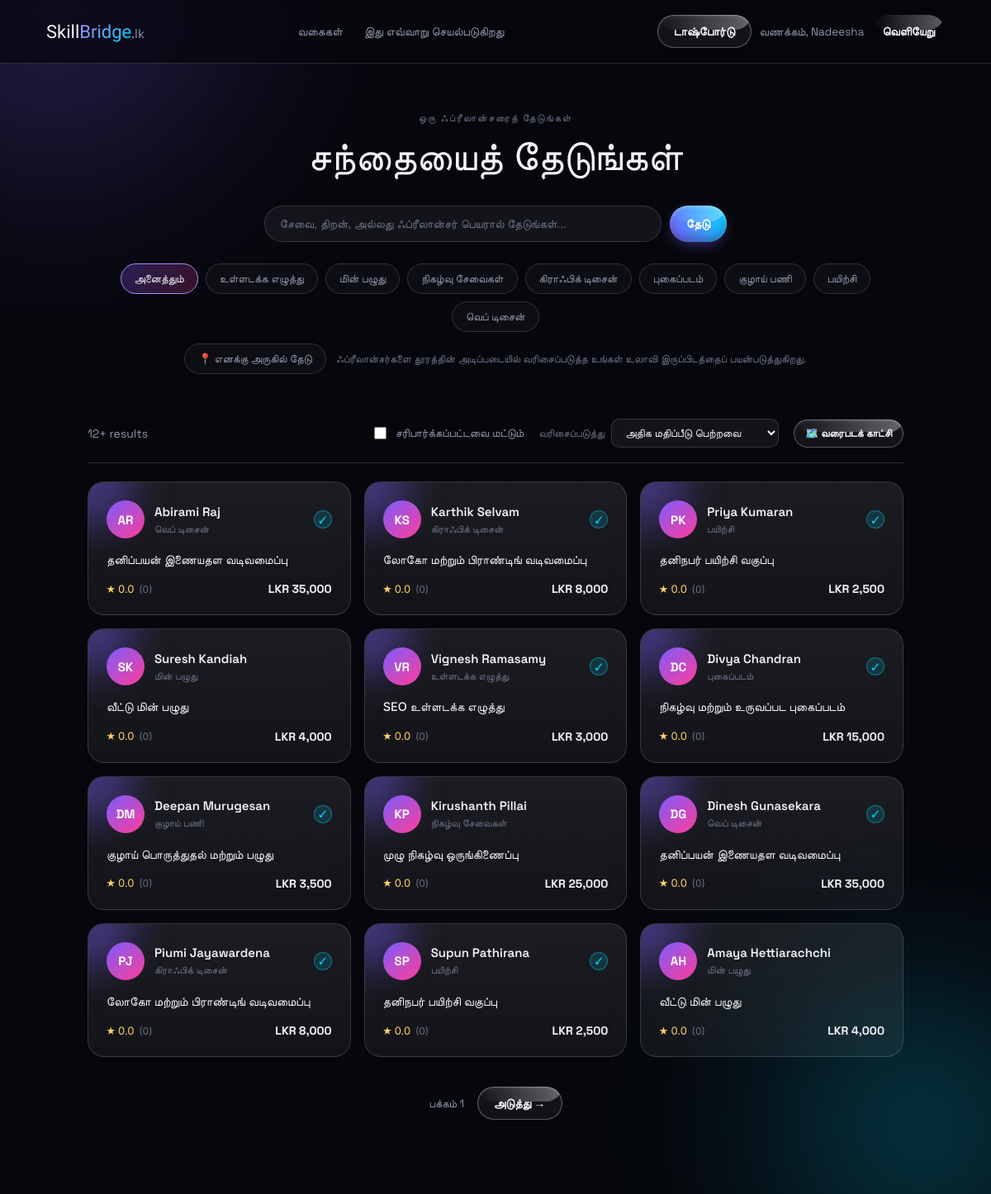
The app's page /tamil/search.php (signed in) with its own data.
### tables this page shows
CREATE TABLE `categories` (
  `category_id` int(10) UNSIGNED NOT NULL,
  `category_key` varchar(60) NOT NULL,
  `category_name` varchar(100) NOT NULL
);

CREATE TABLE `services` (
  `service_id` int(10) UNSIGNED NOT NULL,
  `profile_id` int(10) UNSIGNED NOT NULL,
  `category_id` int(10) UNSIGNED NOT NULL,
  `title` varchar(150) NOT NULL,
  `language` enum('tamil','english','sinhala') NOT NULL DEFAULT 'english',
  `price` decimal(10,2) NOT NULL,
  `description` text DEFAULT NULL,
  `is_active` tinyint(1) NOT NULL DEFAULT 1,
  `created_at` timestamp NOT NULL DEFAULT current_timestamp(),
  `updated_at` timestamp NOT NULL DEFAULT current_timestamp() ON UPDATE current_timestamp()
);

CREATE TABLE `users` (
  `user_id` int(10) UNSIGNED NOT NULL,
  `full_name` varchar(120) NOT NULL,
  `email` varchar(150) NOT NULL,
  `password_hash` varchar(255) NOT NULL,
  `role` enum('freelancer','client','admin') NOT NULL,
  `language_pref` enum('tamil','english','sinhala') NOT NULL DEFAULT 'english',
  `phone` varchar(20) DEFAULT NULL,
  `last_seen` timestamp NULL DEFAULT NULL,
  `photo_path` varchar(255) DEFAULT NULL,
  `is_active` tinyint(1) NOT NULL DEFAULT 1,
  `created_at` timestamp NOT NULL DEFAULT current_timestamp(),
  `updated_at` timestamp NOT NULL DEFAULT current_timestamp() ON UPDATE current_timestamp()
);

### tamil/inc-category-labels.php (called while the page is built)
<?php
$CATEGORY_LABELS = [
  'tutoring'        => 'பயிற்சி',
  'photography'     => 'புகைப்படம்',
  'web_design'      => 'வெப் டிசைன்',
  'electrical'      => 'மின் பழுது',
  'plumbing'        => 'குழாய் பணி',
  'graphic_design'  => 'கிராஃபிக் டிசைன்',
  'writing'         => 'உள்ளடக்க எழுத்து',
  'event_services'  => 'நிகழ்வு சேவைகள்',
];
function category_label($key, $fallback) {
    global $CATEGORY_LABELS;
    return $CATEGORY_LABELS[$key] ?? $fallback;
}

### tamil/search.php (the view, shortened to what this page needs)
<?php
require_once __DIR__ . '/inc-category-labels.php';
require_once __DIR__ . '/session.php';
$dashboardHref = match ($_SESSION['role'] ?? '') {
    'freelancer' => 'dashboard.php',
    'admin'      => 'admin-dashboard.php',
    default      => 'client-dashboard.php',
};
$categoryKey  = trim($_GET['category'] ?? '');
$keyword      = trim($_GET['q'] ?? '');
$verifiedOnly = isset($_GET['verified']);
$originLatRaw = $_GET['lat'] ?? '';
$originLngRaw = $_GET['lng'] ?? '';
$hasOrigin = is_numeric($originLatRaw) && is_numeric($originLngRaw)
    && (float) $originLatRaw >= -90 && (float) $originLatRaw <= 90
    && (float) $originLngRaw >= -180 && (float) $originLngRaw <= 180;
$allowedSorts = ['rating', 'price_low', 'price_high', 'newest'];
$sort = in_array($_GET['sort'] ?? '', $allowedSorts, true)
    ? $_GET['sort']
    : ($hasOrigin ? 'nearby' : 'rating');
$page    = max(1, (int) ($_GET['page'] ?? 1));
$perPage = 12;
$offset  = ($page - 1) * $perPage;
$categories = [];
try {
    $catStmt = $pdo->query('SELECT category_key, category_name FROM categories ORDER BY category_name');
    $categories = $catStmt->fetchAll();
} catch (PDOException $e) {
    error_log('SkillBridge search.php categories error: ' . $e->getMessage());
}
$where  = ['s.is_active = 1', "s.language = 'tamil'"];
$distanceSelect = 'NULL';
$having = '';
$orderBy = match ($sort) {
    'price_low'  => 's.price ASC',
    'price_high' => 's.price DESC',
    'newest'     => 's.created_at DESC',
    'nearby'     => 'ISNULL(distance_km) ASC, distance_km ASC',
    default      => 'avg_rating DESC, review_count DESC',
};
$sql = "
    SELECT
        s.service_id, s.title, s.price, s.description,
        fp.profile_id, fp.verified_badge, fp.bio,
        fp.latitude, fp.longitude,
        u.full_name,
        c.category_name, c.category_key,
        COALESCE(AVG(r.rating), 0)  AS avg_rating,
        COUNT(DISTINCT r.review_id) AS review_count,
        {$distanceSelect} AS distance_km
    FROM services s
    JOIN freelancer_profiles fp ON s.profile_id = fp.profile_id
    JOIN users u               ON fp.user_id = u.user_id
    JOIN categories c          ON s.category_id = c.category_id
    LEFT JOIN bookings b       ON b.service_id = s.service_id
    LEFT JOIN reviews r        ON r.booking_id = b.booking_id
    WHERE " . implode(' AND ', $where) . "
    GROUP BY s.service_id, s.title, s.price, s.description,
             fp.profile_id, fp.verified_badge, fp.bio, fp.latitude, fp.longitude,
             u.full_name, c.category_name, c.category_key
    {$having}
    ORDER BY {$orderBy}
    LIMIT :limit OFFSET :offset
";
$results = [];
$hasNextPage = false;
$dbError = false;
$dbErrorDetail = '';
try {
    $stmt = $pdo->prepare($sql);
    $stmt->bindValue(':limit', $perPage + 1, PDO::PARAM_INT);
    $stmt->bindValue(':offset', $offset, PDO::PARAM_INT);
    $stmt->execute();
    $results = $stmt->fetchAll();
    if (count($results) > $perPage) {
        $hasNextPage = true;
        $results = array_slice($results, 0, $perPage);
    }
} catch (PDOException $e) {
    error_log('SkillBridge search.php query error: ' . $e->getMessage());
    $dbError = true;
    $dbErrorDetail = $e->getMessage();
}
function build_query(array $overrides): string
{
    $params = array_merge($_GET, $overrides);
    foreach ($params as $key => $value) {
        if ($value === null || $value === '' || $value === false) {
            unset($params[$key]);
        }
    }
    return htmlspecialchars('search.php?' . http_build_query($params), ENT_QUOTES);
}
function initials(string $name): string
{
    $parts = preg_split('/\s+/', trim($name));
    $letters = array_map(fn($p) => mb_strtoupper(mb_substr($p, 0, 1)), array_slice($parts, 0, 2));
    return implode('', $letters) ?: '?';
}
?>
<!DOCTYPE html>
<html lang="ta">
<head>
<link rel="stylesheet" href="assets/css/search.css?v=3">
<link rel="stylesheet" href="https://unpkg.com/leaflet@1.9.4/dist/leaflet.css">
</head>
<body>
<div class="scene" aria-hidden="true">
  <div class="orb orb-violet"></div>
  <div class="orb orb-cyan"></div>
</div>
<header class="nav">
  <div class="nav-inner">
    <a href="index(TAM).html" class="brand-mark">Skill<span class="brand-accent">Bridge</span><span class="brand-tld">.lk</span></a>
    <nav class="nav-links">
      <a href="index(TAM).html#categories">வகைகள்</a>
      <a href="index(TAM).html#how-it-works">இது எவ்வாறு செயல்படுகிறது</a>
    </nav>
    <div class="nav-actions">
      <?php if (isset($_SESSION['user_id'])): ?>
        <a href="<?php echo $dashboardHref; ?>" class="btn btn-outline">டாஷ்போர்டு</a>
        <?php if (($_SESSION['role'] ?? '') === 'freelancer'): ?>
          <a href="dashboard.php" class="nav-hello">வணக்கம், <?php echo htmlspecialchars(explode(' ', $_SESSION['full_name'])[0], ENT_QUOTES); ?></a>
        <?php else: ?>
          <span class="nav-hello">வணக்கம், <?php echo htmlspecialchars(explode(' ', $_SESSION['full_name'])[0], ENT_QUOTES); ?></span>
        <?php endif; ?>
        <a href="logout.php" class="btn btn-ghost">வெளியேறு</a>
      <?php else: ?>
        <a href="login.php" class="btn btn-ghost">உள்நுழை</a>
        <a href="register.php" class="btn btn-primary">இலவசமாக இணையுங்கள்</a>
      <?php endif; ?>
    </div>
  </div>
</header>
<main class="search-page">
  <section class="search-hero">
    <p class="eyebrow">ஒரு ஃப்ரீலான்சரைத் தேடுங்கள்</p>
    <h1 class="search-title">சந்தையைத் தேடுங்கள்</h1>
    <form class="search-bar" action="search.php" method="GET">
      <input type="text" name="q" value="<?php echo htmlspecialchars($keyword, ENT_QUOTES); ?>" placeholder="சேவை, திறன், அல்லது ஃப்ரீலான்சர் பெயரால் தேடுங்கள்...">
      <button type="submit" class="btn btn-primary">தேடு</button>
    </form>
    <div class="chip-row">
      <a href="<?php echo build_query(['category' => null, 'page' => null]); ?>" class="chip<?php echo $categoryKey === '' ? ' is-active' : ''; ?>">அனைத்தும்</a>
      <?php foreach ($categories as $cat): ?>
               <a href="<?php echo build_query(['category' => $cat['category_key'], 'page' => null]); ?>" class="chip<?php echo $categoryKey === $cat['category_key'] ? ' is-active' : ''; ?>">
          <?php echo htmlspecialchars(category_label($cat['category_key'], $cat['category_name']), ENT_QUOTES); ?>
        </a>
      <?php endforeach; ?>
    </div>
    <div class="nearby-bar">
      <?php if (!$hasOrigin): ?>
        <button type="button" id="useMyLocationBtn" class="chip chip-nearby">📍 எனக்கு அருகில் தேடு</button>
        <span class="nearby-hint">ஃப்ரீலான்சர்களை தூரத்தின் அடிப்படையில் வரிசைப்படுத்த உங்கள் உலாவி இருப்பிடத்தைப் பயன்படுத்துகிறது.</span>
      <?php endif; ?>
    </div>
  </section>
  <section class="results-section">
    <div class="results-toolbar">
      <span class="results-count">
        <?php echo $dbError ? '' : count($results) . ($hasNextPage ? '+' : '') . ' result' . (count($results) === 1 ? '' : 's'); ?>
      </span>
      <div class="toolbar-controls">
        <label class="verified-check">
          <input type="checkbox" onchange="window.location.href=this.checked ? '<?php echo build_query(['verified' => 1, 'page' => null]); ?>' : '<?php echo build_query(['verified' => null, 'page' => null]); ?>'" <?php echo $verifiedOnly ? 'checked' : ''; ?>>
          சரிபார்க்கப்பட்டவை மட்டும்
        </label>
        <div class="sort-select">
          <label for="sortSelect">வரிசைப்படுத்து</label>
          <select id="sortSelect" onchange="window.location.href=this.value">
            <option value="<?php echo build_query(['sort' => 'rating', 'page' => null]); ?>" <?php echo $sort === 'rating' ? 'selected' : ''; ?>>அதிக மதிப்பீடு பெற்றவை</option>
          </select>
        </div>
        <?php if (!$dbError && !empty($results)): ?>
          <button type="button" id="viewToggleBtn" class="btn btn-outline btn-sm" data-mode="list">🗺️ வரைபடக் காட்சி</button>
        <?php endif; ?>
      </div>
    </div>
    <?php if ($dbError): ?>
      <div class="empty-state">
        <div class="empty-glyph">!</div>
        <h3>முடிவுகளை ஏற்ற முடியவில்லை</h3>
        <p>தரவுத்தளத்தை அணுகுவதில் ஏதோ தவறு நடந்தது. சிறிது நேரத்தில் மீண்டும் முயற்சிக்கவும்.</p>
        <?php if (isset($_GET['debug'])): ?>
          <p style="color:#FF3D9A; font-family: monospace; font-size:12px; text-align:left; background:rgba(255,61,154,0.08); padding:14px; border-radius:10px; margin-top:16px; word-break:break-word;">
            <?php echo htmlspecialchars($dbErrorDetail, ENT_QUOTES); ?>
          </p>
        <?php endif; ?>
      </div>
    <?php else: ?>
      <div class="result-grid" id="resultGrid">
        <?php foreach ($results as $row): ?>
          <a href="profile.php?service=<?php echo (int) $row['service_id']; ?>" class="result-card">
            <div class="result-top">
              <div class="result-avatar"><?php echo htmlspecialchars(initials($row['full_name']), ENT_QUOTES); ?></div>
              <div class="result-who">
                <h3><?php echo htmlspecialchars($row['full_name'], ENT_QUOTES); ?></h3>
                                <span class="result-category"><?php echo htmlspecialchars(category_label($row['category_key'], $row['category_name']), ENT_QUOTES); ?></span>
              </div>
              <?php if ((int) $row['verified_badge'] === 1): ?>
                <span class="verified-tag" title="SkillBridge.lk ஆல் சரிபார்க்கப்பட்டது">✓</span>
              <?php endif; ?>
            </div>
            <h4 class="result-service"><?php echo htmlspecialchars($row['title'], ENT_QUOTES); ?></h4>
            <div class="result-meta">
              <span class="result-rating">
                ★ <?php echo number_format((float) $row['avg_rating'], 1); ?>
                <span class="result-review-count">(<?php echo (int) $row['review_count']; ?>)</span>
              </span>
              <span class="result-price">LKR <?php echo number_format((float) $row['price'], 0); ?></span>
            </div>
          </a>
        <?php endforeach; ?>
      </div>
      <div class="pagination">
        <span class="page-indicator">பக்கம் <?php echo $page; ?></span>
        <?php if ($hasNextPage): ?>
          <a href="<?php echo build_query(['page' => $page + 1]); ?>" class="btn btn-outline">அடுத்து →</a>
        <?php endif; ?>
      </div>
    <?php endif; ?>
  </section>
</main>
</body>
</html>

### records on screen
categories: category_key+category_name "உள்ளடக்க எழுத்து"
categories: category_key+category_name "மின் பழுது"
categories: category_key+category_name "நிகழ்வு சேவைகள்"
categories: category_key+category_name "கிராஃபிக் டிசைன்"
categories: category_key+category_name "புகைப்படம்"
categories: category_key+category_name "குழாய் பணி"
categories: category_key+category_name "பயிற்சி"
categories: category_key+category_name "வெப் டிசைன்"
services: users.full_name "AR", users.full_name "Abirami Raj", category.category_name "வெப் டிசைன்", title "தனிப்பயன் இணையதள வடிவமைப்பு", avg_rating "0.0", review_count "0", price "35,000"
services: users.full_name "KS", users.full_name "Karthik Selvam", category.category_name "கிராஃபிக் டிசைன்", title "லோகோ மற்றும் பிராண்டிங் வடிவமைப்பு", avg_rating "0.0", review_count "0", price "8,000"
services: users.full_name "PK", users.full_name "Priya Kumaran", category.category_name "பயிற்சி", title "தனிநபர் பயிற்சி வகுப்பு", avg_rating "0.0", review_count "0", price "2,500"
services: users.full_name "SK", users.full_name "Suresh Kandiah", category.category_name "மின் பழுது", title "வீட்டு மின் பழுது", avg_rating "0.0", review_count "0", price "4,000"
services: users.full_name "VR", users.full_name "Vignesh Ramasamy", category.category_name "உள்ளடக்க எழுத்து", title "SEO உள்ளடக்க எழுத்து", avg_rating "0.0", review_count "0", price "3,000"
services: users.full_name "DC", users.full_name "Divya Chandran", category.category_name "புகைப்படம்", title "நிகழ்வு மற்றும் உருவப்பட புகைப்படம்", avg_rating "0.0", review_count "0", price "15,000"
services: users.full_name "DM", users.full_name "Deepan Murugesan", category.category_name "குழாய் பணி", title "குழாய் பொருத்துதல் மற்றும் பழுது", avg_rating "0.0", review_count "0", price "3,500"
services: users.full_name "KP", users.full_name "Kirushanth Pillai", category.category_name "நிகழ்வு சேவைகள்", title "முழு நிகழ்வு ஒருங்கிணைப்பு", avg_rating "0.0", review_count "0", price "25,000"
services: users.full_name "DG", users.full_name "Dinesh Gunasekara", category.category_name "வெப் டிசைன்", title "தனிப்பயன் இணையதள வடிவமைப்பு", avg_rating "0.0", review_count "0", price "35,000"
services: users.full_name "PJ", users.full_name "Piumi Jayawardena", category.category_name "கிராஃபிக் டிசைன்", title "லோகோ மற்றும் பிராண்டிங் வடிவமைப்பு", avg_rating "0.0", review_count "0", price "8,000"
services: users.full_name "SP", users.full_name "Supun Pathirana", category.category_name "பயிற்சி", title "தனிநபர் பயிற்சி வகுப்பு", avg_rating "0.0", review_count "0", price "2,500"
services: users.full_name "AH", users.full_name "Amaya Hettiarachchi", category.category_name "மின் பழுது", title "வீட்டு மின் பழுது", avg_rating "0.0", review_count "0", price "4,000"

### other values on screen
explode(' ', $_SESSION['full_name'])[0] "Nadeesha"
count($results) "12"
$page "1"
